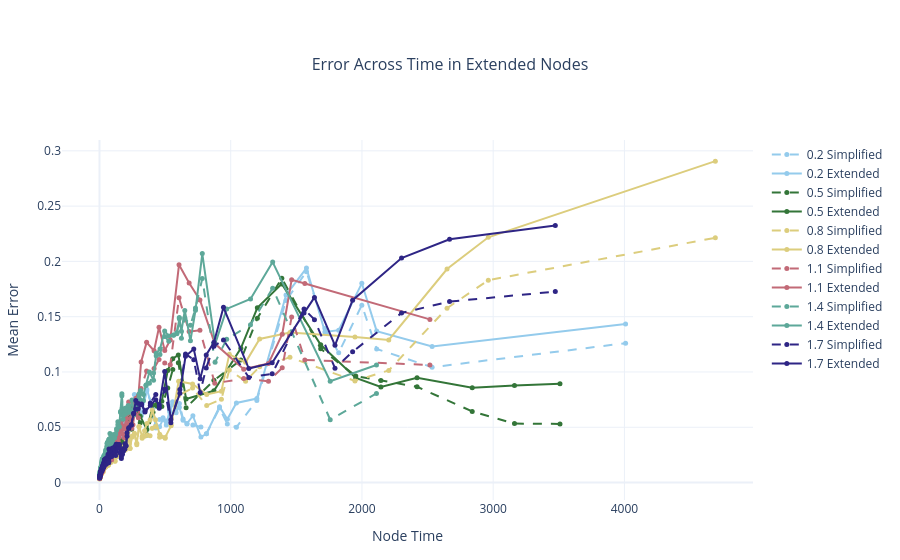

Here is the notebook cell this chart was saved with:
### Code cell
all_in_one(master_unary_df, "unary", 200)
